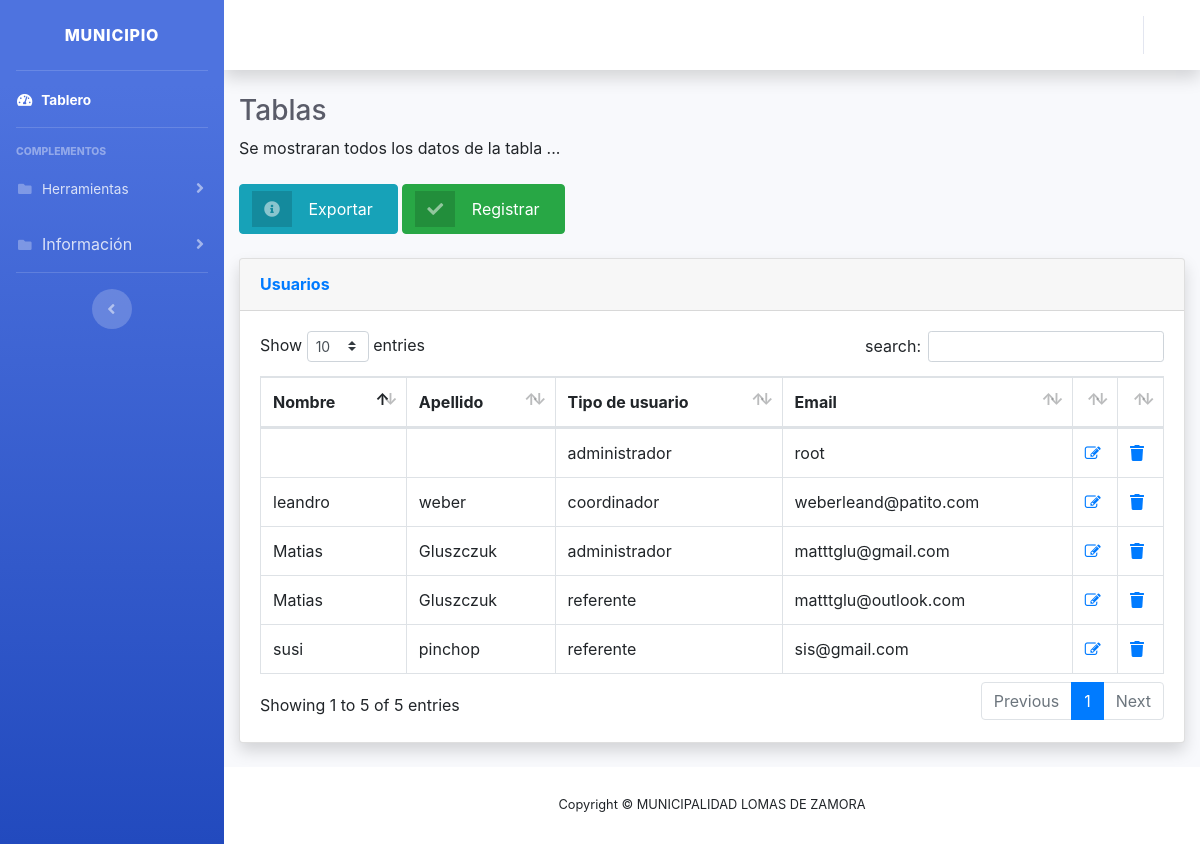
The page /administrador/tabla-usuarios.php (signed in) on the database as committed earlier.
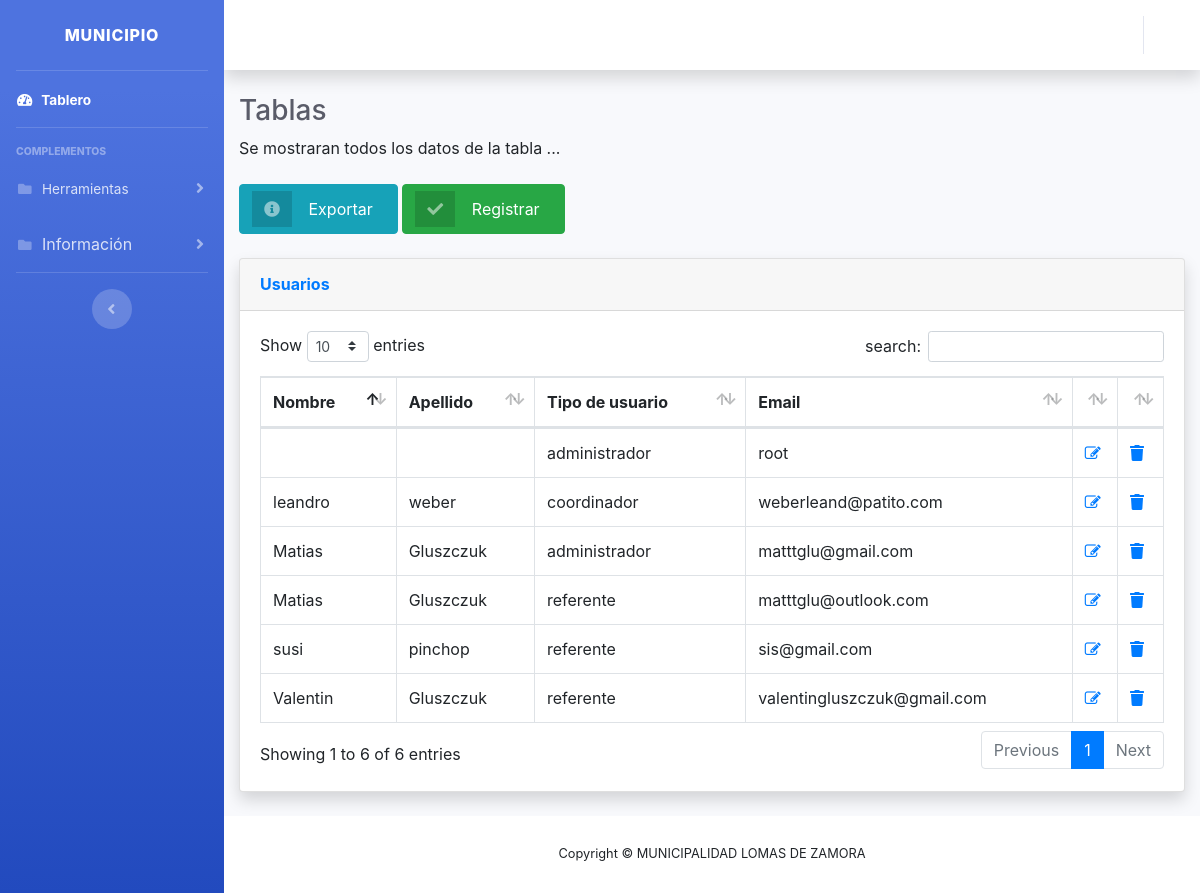
The same page on the database as committed later.
### tables this page shows
CREATE TABLE `usuarios` (
  `idusuario` int(40) NOT NULL,
  `nombre` varchar(40) NOT NULL,
  `apellido` varchar(40) NOT NULL,
  `idtipousuario` int(40) NOT NULL,
  `email` varchar(40) NOT NULL,
  `password` text NOT NULL,
  `fechabaja` date NOT NULL
);

CREATE TABLE `tiposdeusuarios` (
  `idtipousuario` int(40) NOT NULL,
  `descripcion` varchar(40) NOT NULL,
  `rol` varchar(50) NOT NULL
);

CREATE TABLE `referentes` (
  `idusuario` int(11) NOT NULL,
  `nombre` varchar(40) NOT NULL,
  `apellido` varchar(40) NOT NULL,
  `idtipousuario` int(11) NOT NULL,
  `email` varchar(40) NOT NULL,
  `password` text NOT NULL,
  `fechabaja` date NOT NULL,
  `idcoordinador` int(11) NOT NULL
);

### administrador/tabla-usuarios.php (the view, shortened to what this page needs)
<!DOCTYPE html>
<html lang="en">
<head>
  <link href="vendor/fontawesome-free/css/all.min.css" rel="stylesheet" type="text/css">
  <link href="css/sb-admin-2.min.css" rel="stylesheet">
  <link href="vendor/datatables/dataTables.bootstrap4.min.css" rel="stylesheet">
<link rel="stylesheet" href="https://cdnjs.cloudflare.com/ajax/libs/font-awesome/4.7.0/css/font-awesome.min.css">
<link rel="stylesheet" href="https://stackpath.bootstrapcdn.com/bootstrap/4.3.1/css/bootstrap.min.css">
</head>
<body id="page-top">
  <div id="wrapper">
    <ul class="navbar-nav bg-gradient-primary sidebar sidebar-dark accordion" id="accordionSidebar">
      <a class="sidebar-brand d-flex align-items-center justify-content-center" href="index.php">
        <div class="sidebar-brand-text mx-3">Municipio</div>
      </a>
      <hr class="sidebar-divider my-0">
      <li class="nav-item active">
        <a class="nav-link" href="index.php">
          <i class="fas fa-fw fa-tachometer-alt"></i>
          <span>Tablero</span></a>
      </li>
      <hr class="sidebar-divider">
      <div class="sidebar-heading">
        Complementos
      </div>
      <li class="nav-item">
        <a class="nav-link collapsed" href="#" data-toggle="collapse" data-target="#collapsePages" aria-expanded="true" aria-controls="collapsePages">
          <i class="fas fa-fw fa-folder"></i>
          <span>Herramientas</span>
        </a>
      </li>
      <li class="nav-item">
        <a class="nav-link collapsed" href="#" data-toggle="collapse" data-target="#collapsePages" aria-expanded="true" aria-controls="collapsePages">
          <i class="fas fa-fw fa-folder"></i>
          <span></span>Información
        </a>
      </li>
      <hr class="sidebar-divider d-none d-md-block">
      <div class="text-center d-none d-md-inline">
        <button class="rounded-circle border-0" id="sidebarToggle"></button>
      </div>
    </ul>
    <div id="content-wrapper" class="d-flex flex-column">
      <div id="content">
        <nav class="navbar navbar-expand navbar-light bg-white topbar mb-4 static-top shadow">
          <ul class="navbar-nav ml-auto">
            <li class="nav-item dropdown no-arrow">
              <a class="nav-link dropdown-toggle" href="#" id="userDropdown" role="button" data-toggle="dropdown" aria-haspopup="true" aria-expanded="false">
              </a>
            </li>
          </ul>
        </nav>
        <div class="container-fluid">
          <h1 class="h3 mb-2 text-gray-800">Tablas</h1>
          <p class="mb-4">Se mostraran todos los datos de la tabla ... </p>
          <a href="excel.php" class="btn btn-info btn-icon-split">
                              <span class="icon text-white-50">
                                <i class="fas fa-info-circle"></i>
                              </span>
                              <span class="text">Exportar</span>
                            </a>
          <a href="register.html" class="btn btn-success btn-icon-split">
                              <span class="icon text-white-50">
                                <i class="fas fa-check"></i>
                              </span>
                              <span class="text">Registrar</span>
                            </a>
          <br>
          <br>
          <div class="card shadow mb-4">
            <div class="card-header py-3">
              <h6 class="m-0 font-weight-bold text-primary">Usuarios</h6>
            </div>
            <div class="card-body">
              <div class="table-responsive">
                <table class="table table-bordered" id="dataTable" width="100%" cellspacing="0">
                  <thead>
                    <tr>
                      <th>Nombre</th>
                      <th>Apellido</th>
                      <th>Tipo de usuario</th>
                      <th>Email</th>
                      <th width="5%"></th>
                      <th width="5%"></th>
                    </tr>
                  </thead>
            <?php
          require 'conexion.php';
            $sql = "SELECT * FROM usuarios inner join tiposdeusuarios on tiposdeusuarios.idtipousuario=usuarios.idtipousuario";
            $result = $conn->query($sql);
       while($row = $result->fetch_array(MYSQLI_ASSOC)) { ?>
         <tr>
             <td><?php echo $row['nombre'];?></td>
             <td><?php echo $row['apellido'];?></td>
             <td><?php echo $row['rol'];?></td>
             <td><?php echo $row['email'];?></td>
             <td><a href="modificar.php?idusuario=<?php echo $row['idusuario'];?>"><span class="fa fa-edit"></span></a></td>
             <td><a href="eliminar.php?idusuario=<?php echo $row['idusuario'];?>"><span class="fas fa-trash"></span></a></td>
           </tr>
<?php } ?>
<?php
  $sql2 = "SELECT * FROM referentes inner join tiposdeusuarios on tiposdeusuarios.idtipousuario=referentes.idtipousuario";
$result2 = $conn->query($sql2);
    while($row = $result2->fetch_array(MYSQLI_ASSOC)) { ?>
  <tr>
      <td><?php echo $row['nombre'];?></td>
      <td><?php echo $row['apellido'];?></td>
      <td><?php echo $row['rol'];?></td>
      <td><?php echo $row['email'];?></td>
      <td><a href="modificar.php?idusuario=<?php echo $row['idusuario'];?>"><span class="fa fa-edit"></span></a></td>
      <td><a href="eliminar.php?idusuario=<?php echo $row['idusuario'];?>"><span class="fas fa-trash"></span></a></td>
    </tr>
<?php } ?>
                </table>
              </div>
            </div>
          </div>
        </div>
      </div>
      <footer class="sticky-footer bg-white">
        <div class="container my-auto">
          <div class="copyright text-center my-auto">
            <span>Copyright &copy; MUNICIPALIDAD LOMAS DE ZAMORA</span>
          </div>
        </div>
      </footer>
    </div>
  </div>
</body>
</html>

Rows that differ between the two databases and show on the page:
added referentes: nombre "Valentin", apellido "Gluszczuk", idtipousuario.rol "referente", email "valentingluszczuk@gmail.com"
Other text that changed with them:
text written by a page script: "Show entries search: Showing 1 to 5 of 5 entries Previous 1 Next" → "Show entries search: Showing 1 to 6 of 6 entries Previous 1 Next"
